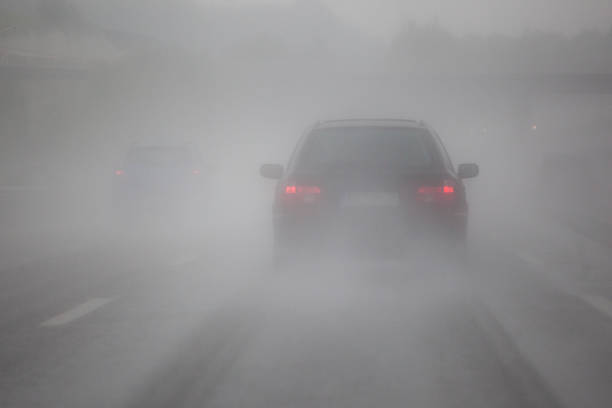
#> input picture data/foogy_road.jpg, 612 x 408 px
$ python -i contrast_module.py   (imports and definitions only)
#> lines starting #> are read from the running program, lines starting #| are printed output that depends on the picture
import cv2
import numpy as np
import matplotlib.pyplot as plt
import os
from skimage.metrics import peak_signal_noise_ratio as compare_psnr
from skimage import exposure
from math import log2

#Easy Level
def ensure_dir(path):
    os.makedirs(path, exist_ok=True)

def read_image(path, as_color=True):
    img = cv2.imread(path, cv2.IMREAD_COLOR if as_color else cv2.IMREAD_GRAYSCALE)
    if img is None:
        raise FileNotFoundError(f"Cannot read image: {path}")
    if as_color:
        img = cv2.cvtColor(img, cv2.COLOR_BGR2RGB)
    return img

def save_image(path, img):
    if img.ndim == 3 and img.shape[2] == 3:
        img_bgr = cv2.cvtColor(img, cv2.COLOR_RGB2BGR)
        cv2.imwrite(path, img_bgr)
    else:
        cv2.imwrite(path, img)

def easy_inspect(image):
    h, w = image.shape[:2]
    pixels = h * w
    channels = 1 if image.ndim == 2 else image.shape[2]
    info = {
        'height': h,
        'width': w,
        'pixels': pixels,
        'channels': channels
    }
    return info


#Medium Level
def to_grayscale(image):
    if image.ndim == 2:
        return image.copy()
    return cv2.cvtColor(image, cv2.COLOR_RGB2GRAY)

def compute_histogram(gray, bins=256):
    hist, bin_edges = np.histogram(gray.flatten(), bins=bins, range=(0, 256))
    return hist, bin_edges

def cumulative_histogram(hist):
    return np.cumsum(hist)

def intensity_stats(gray):
    arr = gray.flatten().astype(np.float64)
    mean = arr.mean()
    var = arr.var()
    std = arr.std()
    return {'mean': float(mean), 'variance': float(var), 'std': float(std)}

def detect_exposure_condition(hist, total_pixels, under_thresh_ratio=0.6, over_thresh_ratio=0.6):
    low = hist[:64].sum()
    high = hist[-64:].sum()
    low_frac = low / total_pixels
    high_frac = high / total_pixels
    if low_frac > under_thresh_ratio:
        return 'Underexposed'
    if high_frac > over_thresh_ratio:
        return 'Overexposed'
    return 'Well-exposed or balanced'


#Hard Level
def histogram_equalization(gray):
    return cv2.equalizeHist(gray)

def clahe_equalization(gray, clipLimit=2.0, tileGridSize=(8,8)):
    clahe = cv2.createCLAHE(clipLimit=clipLimit, tileGridSize=tileGridSize)
    return clahe.apply(gray)

def psnr(original_gray, processed_gray):
    return compare_psnr(original_gray, processed_gray, data_range=255)

def entropy(gray):
    hist, _ = np.histogram(gray.flatten(), bins=256, range=(0,256))
    probs = hist / hist.sum()
    probs = probs[probs > 0]
    return float(-np.sum(probs * np.log2(probs)))

def plot_image_and_histogram(rgb, gray, hist, bin_edges, title_prefix='', show=True, savepath=None):
    plt.figure(figsize=(12,5))
    plt.subplot(1,2,1)
    if rgb is not None:
        plt.imshow(rgb); plt.axis('off'); plt.title(f'{title_prefix} Image')
    else:
        plt.imshow(gray, cmap='gray'); plt.axis('off'); plt.title(f'{title_prefix} Image (gray)')
    plt.subplot(1,2,2)
    centers = (bin_edges[:-1] + bin_edges[1:]) / 2
    plt.plot(centers, hist)
    plt.title(f'{title_prefix} Histogram')
    plt.xlabel('Intensity'); plt.ylabel('Frequency')
    plt.tight_layout()
    if savepath:
        plt.savefig(savepath)
    if show:
        plt.show()
    plt.close()


def process_image_pipeline(image_path, out_dir='outputs', use_clahe=False, clahe_params=None, save_figs=True):
    ensure_dir(out_dir)

    rgb = read_image(image_path, as_color=True)
#> in read_image, img is the input picture: shape (408, 612, 3); mean B, G, R 144, 142.8, 143.5
    info = easy_inspect(rgb)
#> info = {'height': 408, 'width': 612, 'pixels': 249696, 'channels': 3}
    gray = to_grayscale(rgb)

    hist, bins = compute_histogram(gray)
#> in compute_histogram, `hist, bin_edges = np.histogram(gray.flatten(), bins=bins, range=(0, 25..`: hist = 256 values, max 5447 at index 168, min 0 at index 0, mean 975.4; bin_edges = 257 values from 0 to 256
#> bins = 257 values from 0 to 256
    cum_hist = cumulative_histogram(hist)
#> cum_hist = 256 values from 0 to 249696
    stats = intensity_stats(gray)
#> in intensity_stats, `mean = arr.mean()`: mean = 143.2
#> in intensity_stats, `var = arr.var()`: var = 427
#> in intensity_stats, `std = arr.std()`: std = 20.66
#> stats = {'mean': 143.2, 'variance': 427, 'std': 20.66}
    exposure = detect_exposure_condition(hist, info['pixels'])
#> in detect_exposure_condition, `low = hist[:64].sum()`: low = 0
#> exposure = 'Well-exposed or balanced'
    if use_clahe:
        if clahe_params is None:
            clahe_params = {'clipLimit':2.0, 'tileGridSize':(8,8)}
        enhanced = clahe_equalization(gray, **clahe_params)
        method = 'CLAHE'
    else:
        enhanced = histogram_equalization(gray)
#> in histogram_equalization, `return cv2.equalizeHist(gray)`:
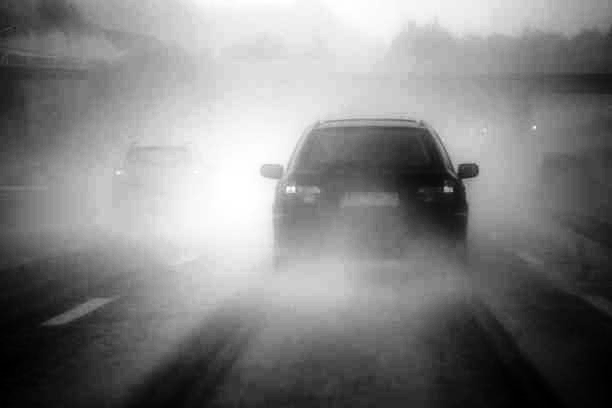
#> returned value: shape (408, 612); min 0, max 255, mean 129.3
        method = 'HistEq'

    psnr_val = psnr(gray, enhanced)
#> psnr_val = 13.33
    entropy_before = entropy(gray)
#> in entropy, `probs = hist / hist.sum()`: probs = 256 values, max 0.0218 at index 168, min 0 at index 0, mean 0.00391
#> in entropy, `probs = probs[probs > 0]`: probs = 97 values, max 0.0218 at index 79, min 4e-06 at index 0, mean 0.0103
#> entropy_before = 6.31
    entropy_after = entropy(enhanced)
#> entropy_after = 6.3
    base = os.path.splitext(os.path.basename(image_path))[0]

    save_image(os.path.join(out_dir, f'{base}_gray.png'), gray)
    save_image(os.path.join(out_dir, f'{base}_enhanced.png'), enhanced)
    if save_figs:
        plot_image_and_histogram(rgb, gray, hist, bins, title_prefix='Before', savepath=os.path.join(out_dir, f'{base}_before_hist.png'), show=False)
#> in plot_image_and_histogram, `centers = (bin_edges[:-1] + bin_edges[1:]) / 2`: centers = 256 values from 0.5 to 255.5
#> in plot_image_and_histogram, `plt.savefig(savepath)`:
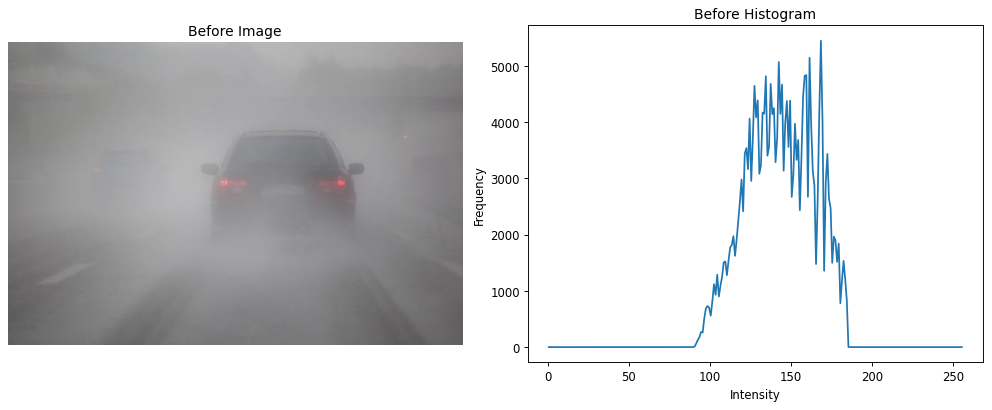
#> figure drawn by matplotlib, 2 panels; panel 2: curve peaks at x = 168.5, y = 5447
        hist2, bins2 = compute_histogram(enhanced)
#> hist2 = 256 values, max 5447 at index 223, min 0 at index 11, mean 975.4; bins2 = 257 values from 0 to 256
        plot_image_and_histogram(None, enhanced, hist2, bins2, title_prefix=f'After ({method})', savepath=os.path.join(out_dir, f'{base}_after_hist.png'), show=False)
#> call 2 of plot_image_and_histogram, with hist = array of shape (256,), bin_edges = array of shape (257,), title_prefix = 'After (HistEq)', show = False, savepath = 'outputs/foogy_road_after_hist.png'
#> in plot_image_and_histogram (call 2), `plt.savefig(savepath)`:
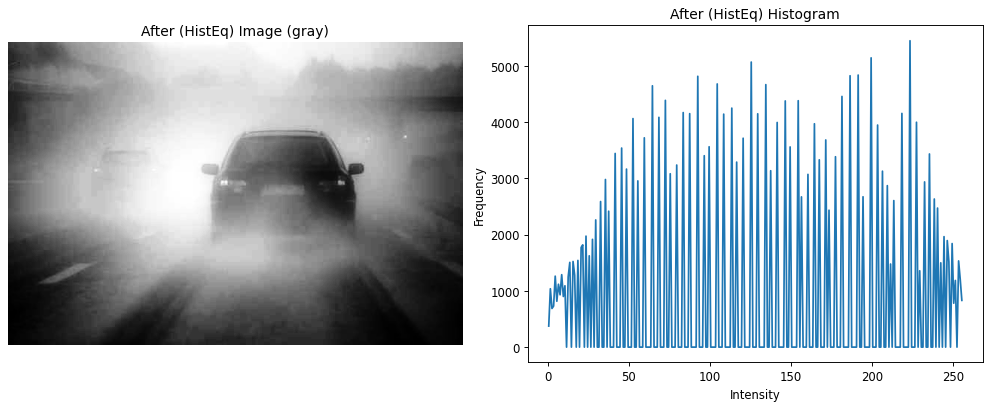
#> figure drawn by matplotlib, 2 panels; panel 2: curve peaks at x = 223.5, y = 5447

    results = {
        'info': info,
        'stats': stats,
        'exposure': exposure,
        'method': method,
        'psnr': float(psnr_val),
        'entropy_before': float(entropy_before),
        'entropy_after': float(entropy_after),
        'out_gray': os.path.join(out_dir, f'{base}_gray.png'),
        'out_enhanced': os.path.join(out_dir, f'{base}_enhanced.png')
    }
    return results

>>> result = process_image_pipeline('../data/foogy_road.jpg')
#> result = 9 items

$ run again, on data/oldphoto.jpeg
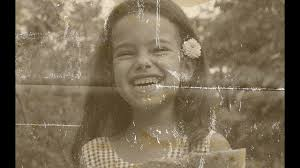
#> input picture data/oldphoto.jpeg, 300 x 168 px
#> in read_image, img is the input picture: shape (168, 300, 3); mean B, G, R 85.1, 107.1, 120.8
#> in process_image_pipeline, `info = easy_inspect(rgb)`: info = {'height': 168, 'width': 300, 'pixels': 50400, 'channels': 3}
#> in compute_histogram, `hist, bin_edges = np.histogram(gray.flatten(), bins=bins, range=(0, 25..`: hist = 256 values, max 3456 at index 0, min 0 at index 11, mean 196.9; bin_edges = 257 values from 0 to 256
#> cum_hist = 256 values from 3456 to 50400
#> mean = 108.7
#> var = 2124.3
#> std = 46.09
#> stats = {'mean': 108.7, 'variance': 2124.3, 'std': 46.09}
#> low = 5143
#> high = 1192
#> low_frac = 0.102
#> high_frac = 0.0237
#> exposure = 'Well-exposed or balanced'
#> in histogram_equalization, `return cv2.equalizeHist(gray)`:
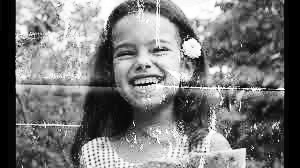
#> returned value: shape (168, 300); min 0, max 255, mean 119.9
#> psnr_val = 15.65
#> in entropy, `probs = hist / hist.sum()`: probs = 256 values, max 0.0686 at index 0, min 0 at index 11, mean 0.00391
#> in entropy, `probs = probs[probs > 0]`: probs = 206 values, max 0.0686 at index 0, min 1.98e-05 at index 12, mean 0.00485
#> entropy_before = 6.8
#> entropy_after = 6.67
#> centers = 256 values from 0.5 to 255.5
#> hist2 = 256 values, max 3456 at index 0, min 0 at index 1, mean 196.9; bins2 = 257 values from 0 to 256
#> in plot_image_and_histogram (call 2), `plt.savefig(savepath)`:
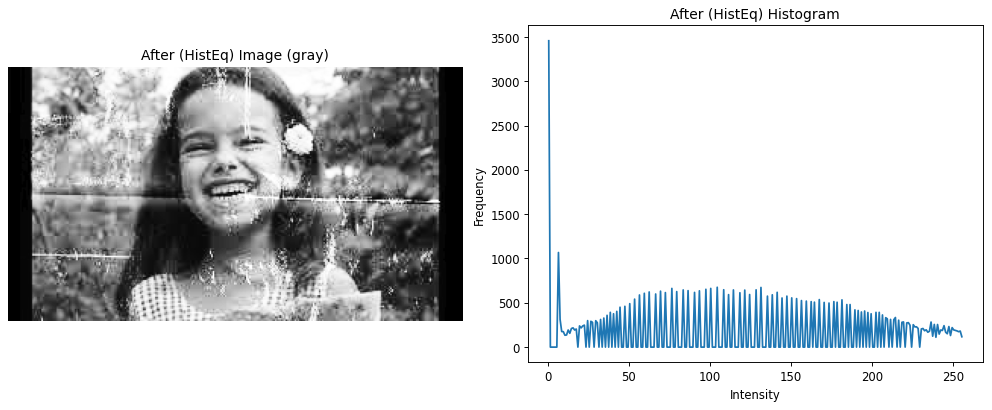
#> figure drawn by matplotlib, 2 panels; panel 2: curve peaks at x = 0.5, y = 3456
#> result = 9 items
